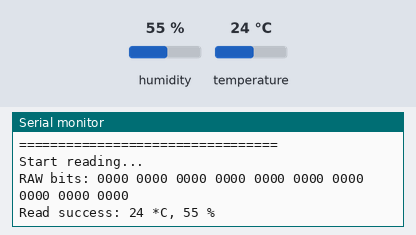
Simulated run of this sketch. Board: Arduino Uno, built with avr-gcc and run on an emulated ATmega328P. On the bench: the last lines printed to the serial monitor. The test bench sets the inputs (shaded band); at power-on: humidity 55 %, temperature 24 °C.

Above: at 1.9 s.
2.0 s: humidity set to 22 %
At 3.1 s:
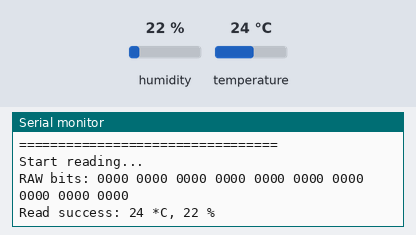
3.5 s: temperature set to 12 °C
At 4.9 s:
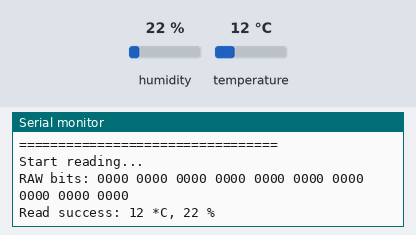
5.0 s: humidity set to 40 %
At 6.2 s:
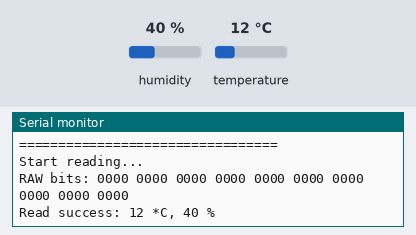
Timing chart, 0 to 8.0 s (numbered marks = the images above; inputs shaded):
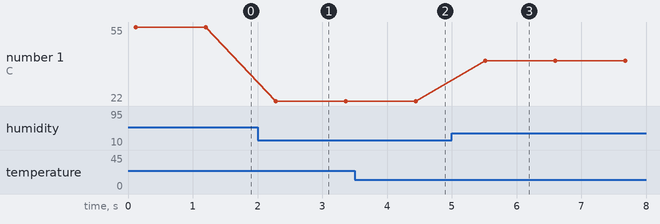

The sketch:

L09-DHT11-temperature-humidity-sensor.ino
```cpp
#include <SimpleDHT.h>

int pinDHT11 = 2;
SimpleDHT11 dht11;

void setup() {
  Serial.begin(9600);
}

void loop() {
  Serial.println("=================================");
  Serial.println("Start reading...");

  // Read with raw data.
  byte temperature = 0;
  byte humidity = 0;
  byte data[40] = {0};
  if (dht11.read(pinDHT11, &temperature, &humidity, data)) {
    Serial.print("Read DHT11 failed");
    return;
  }

  Serial.print("RAW bits: ");
  for (int i = 0; i < 40; i++) {
    Serial.print((int)data[i]);
    if (i > 0 && ((i + 1) % 4) == 0) {
      Serial.print(' ');
    }
  }
  Serial.println("");

  Serial.print("Read success: ");
  Serial.print((int)temperature); Serial.print(" *C, ");
  Serial.print((int)humidity); Serial.println(" %");

  delay(1000);
}
```

Measured:
- after the input at 2.0 s, the serial monitor: prints a new line after 0.28 s (image 1)
- after the input at 3.5 s, the serial monitor: prints a new line after 0.94 s (image 2)
- after the input at 5.0 s, the serial monitor: prints a new line after 0.52 s (image 3)
- plotted number 1: 55 → 22 after the input at 2.0 s, 22 → 40 after the input at 5.0 s
